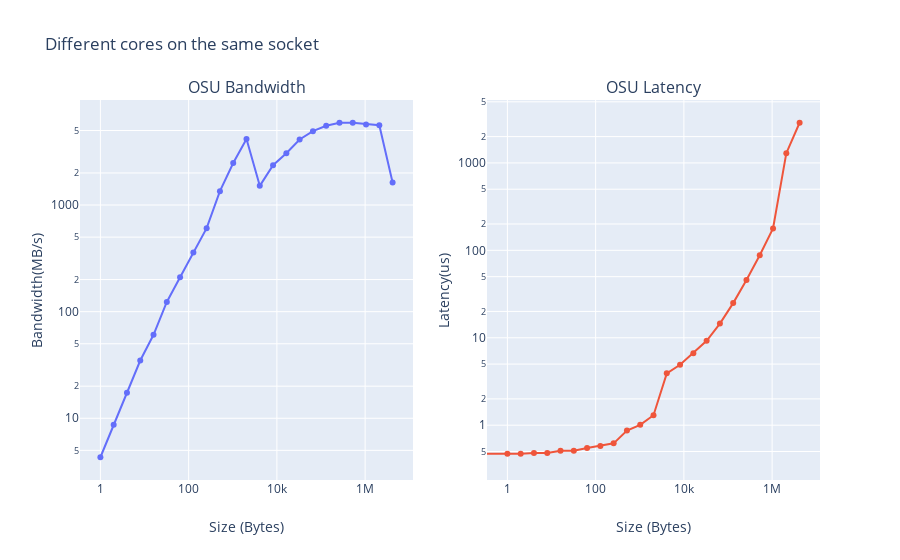

The notebook cell this image was saved under:
### Markdown cell above
## Modify your experiment such that the 2 MPI ranks are placed on
###  Different cores of the same socket

### Code cell
osu_bw_df = parse_benchmark_output(DIFF_CORES_SA_SO+"/osu_bw.out", 'Size', 'Bandwidth(MB/s)')
osu_lat_df = parse_benchmark_output(DIFF_CORES_SA_SO+"/osu_latency.out", 'Size', 'Latency(us)')
osu_bw_df.to_csv(DIFF_CORES_SA_SO+'/osu_bw.out.csv', sep='\t', encoding='utf-8')
osu_lat_df.to_csv(DIFF_CORES_SA_SO+'/osu_latency.out.csv', sep='\t', encoding='utf-8')
fig = make_subplots(rows=1, cols=2,
    subplot_titles=("OSU Bandwidth","OSU Latency"))
fig.add_trace(go.Scatter(x=osu_bw_df['Size'], y=osu_bw_df['Bandwidth(MB/s)'], mode='markers+lines'), row=1, col=1)
fig.add_trace(go.Scatter(x=osu_lat_df['Size'], y=osu_lat_df['Latency(us)'], mode='markers+lines'), row=1, col=2)
fig.update_layout(showlegend=False, title_text="Different cores on the same socket")
fig.update_xaxes(title_text='Size (Bytes)')
fig.update_yaxes(title_text='Bandwidth(MB/s)', row=1, col=1)
fig.update_yaxes(title_text='Latency(us)', row=1, col=2)
fig.update_xaxes(type="log")
fig.update_yaxes(type="log")
fig.show()
pio.write_image(fig, DIFF_CORES_SA_SO+"/linechart.png")

### Figure 1 — Plotly figure (JSON) as saved in the notebook; plotly's stock layout.template omitted (floating-point values rounded to 4 significant figures)
{"data": [{"mode": "markers+lines", "type": "scatter", "x": ["1", "2", "4", "8", "16", "32", "64", "128", "256", "512", "1024", "2048", "4096", "8192", "16384", "32768", "65536", "131072", "262144", "524288", "1048576", "2097152", "4194304"], "xaxis": "x", "y": ["4.31", "8.69", "17.38", "34.82", "60.72", "123.47", "209.91", "358.69", "607.09", "1348.89", "2474.80", "4168.21", "1513.93", "2367.05", "3057.10", "4123.68", "4932.85", "5541.90", "5913.33", "5903.61", "5708.69", "5606.91", "1626.68"], "yaxis": "y"}, {"mode": "markers+lines", "type": "scatter", "x": ["0", "1", "2", "4", "8", "16", "32", "64", "128", "256", "512", "1024", "2048", "4096", "8192", "16384", "32768", "65536", "131072", "262144", "524288", "1048576", "2097152", "4194304"], "xaxis": "x2", "y": ["0.43", "0.47", "0.47", "0.48", "0.48", "0.51", "0.51", "0.55", "0.58", "0.62", "0.87", "1.01", "1.30", "3.92", "4.91", "6.67", "9.24", "14.54", "24.91", "45.73", "88.04", "178.22", "1291.32", "2879.71"], "yaxis": "y2"}], "layout": {"annotations": [{"font": {"size": 16}, "showarrow": false, "text": "OSU Bandwidth", "x": 0.225, "xanchor": "center", "xref": "paper", "y": 1, "yanchor": "bottom", "yref": "paper"}, {"font": {"size": 16}, "showarrow": false, "text": "OSU Latency", "x": 0.775, "xanchor": "center", "xref": "paper", "y": 1, "yanchor": "bottom", "yref": "paper"}], "showlegend": false, "title": {"text": "Different cores on the same socket"}, "xaxis": {"anchor": "y", "domain": [0, 0.45], "title": {"text": "Size (Bytes)"}, "type": "log"}, "xaxis2": {"anchor": "y2", "domain": [0.55, 1], "title": {"text": "Size (Bytes)"}, "type": "log"}, "yaxis": {"anchor": "x", "domain": [0, 1], "title": {"text": "Bandwidth(MB/s)"}, "type": "log"}, "yaxis2": {"anchor": "x2", "domain": [0, 1], "title": {"text": "Latency(us)"}, "type": "log"}}}
